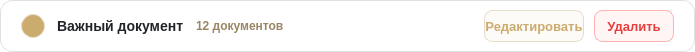
<?xml version="1.0" encoding="UTF-8"?>
<ui version="4.0">
 <class>TagCard</class>
 <widget class="QFrame" name="TagCard">
  <property name="geometry">
   <rect>
    <x>0</x>
    <y>0</y>
    <width>695</width>
    <height>52</height>
   </rect>
  </property>
  <property name="minimumSize">
   <size>
    <width>180</width>
    <height>52</height>
   </size>
  </property>
  <property name="maximumSize">
   <size>
    <width>16777215</width>
    <height>60</height>
   </size>
  </property>
  <property name="styleSheet">
   <string notr="true">
    QFrame#TagCard {
        background-color: white;
        border: 1px solid #DEE2E6;
        border-radius: 12px;
    }
    QFrame#TagCard:hover {
        border: 1px solid #CCAB6E;
        background-color: #FDFBF7;
    }
   </string>
  </property>
  <layout class="QHBoxLayout" name="horizontalLayout">
   <property name="spacing">
    <number>12</number>
   </property>
   <property name="leftMargin">
    <number>20</number>
   </property>
   <property name="topMargin">
    <number>8</number>
   </property>
   <property name="rightMargin">
    <number>20</number>
   </property>
   <property name="bottomMargin">
    <number>8</number>
   </property>
   <item>
    <widget class="QPushButton" name="colorButton">
     <property name="minimumSize">
      <size>
       <width>24</width>
       <height>24</height>
      </size>
     </property>
     <property name="maximumSize">
      <size>
       <width>24</width>
       <height>24</height>
      </size>
     </property>
     <property name="cursor">
      <cursorShape>PointingHandCursor</cursorShape>
     </property>
     <property name="styleSheet">
      <string notr="true">
        QPushButton {
            background-color: #CCAB6E;
            border-radius: 12px;
            border: 1px solid #E8DCC8;
        }
        QPushButton:hover {
            border: 1px solid #CCAB6E;
        }
      </string>
     </property>
     <property name="text">
      <string/>
     </property>
     <property name="fixedSize" stdset="0">
      <size>
       <width>20</width>
       <height>20</height>
      </size>
     </property>
    </widget>
   </item>
   <item>
    <widget class="QLabel" name="nameLabel">
     <property name="styleSheet">
      <string notr="true">border: none; font-size: 14px; font-weight: 600; color: #212529; background-color: transparent;</string>
     </property>
     <property name="text">
      <string>Важный документ</string>
     </property>
    </widget>
   </item>
   <item>
    <widget class="QLabel" name="countLabel">
     <property name="styleSheet">
      <string notr="true">border: none; font-size: 12px; font-weight: 500; color: #998664; background-color: transparent;</string>
     </property>
     <property name="text">
      <string>12 документов</string>
     </property>
    </widget>
   </item>
   <item>
    <spacer name="horizontalSpacer">
     <property name="orientation">
      <enum>Qt::Orientation::Horizontal</enum>
     </property>
     <property name="sizeHint" stdset="0">
      <size>
       <width>40</width>
       <height>20</height>
      </size>
     </property>
    </spacer>
   </item>
   <item>
    <layout class="QHBoxLayout" name="buttonsLayout">
     <property name="spacing">
      <number>10</number>
     </property>
     <item>
      <widget class="QPushButton" name="editBtn">
       <property name="minimumSize">
        <size>
         <width>100</width>
         <height>32</height>
        </size>
       </property>
       <property name="maximumSize">
        <size>
         <width>100</width>
         <height>32</height>
        </size>
       </property>
       <property name="cursor">
        <cursorShape>PointingHandCursor</cursorShape>
       </property>
       <property name="styleSheet">
        <string notr="true">
         QPushButton {
             background-color: #FDFBF7;
             color: #CCAB6E;
             border: 1px solid #E8DCC8;
             border-radius: 8px;
             font-size: 13px;
             font-weight: 500;
         }
         QPushButton:hover {
             background-color: #CCAB6E;
             color: white;
         }
         QPushButton:pressed {
             background-color: #7A6A50;
         }
        </string>
       </property>
       <property name="text">
        <string>Редактировать</string>
       </property>
      </widget>
     </item>
     <item>
      <widget class="QPushButton" name="deleteBtn">
       <property name="minimumSize">
        <size>
         <width>80</width>
         <height>32</height>
        </size>
       </property>
       <property name="maximumSize">
        <size>
         <width>80</width>
         <height>32</height>
        </size>
       </property>
       <property name="cursor">
        <cursorShape>PointingHandCursor</cursorShape>
       </property>
       <property name="styleSheet">
        <string notr="true">
         QPushButton {
             background-color: #FFF5F5;
             color: #E53E3E;
             border: 1px solid #FEB2B2;
             border-radius: 8px;
             font-size: 13px;
             font-weight: 500;
         }
         QPushButton:hover {
             background-color: #E53E3E;
             color: white;
         }
         QPushButton:pressed {
             background-color: #C53030;
         }
        </string>
       </property>
       <property name="text">
        <string>Удалить</string>
       </property>
      </widget>
     </item>
    </layout>
   </item>
  </layout>
 </widget>
 <resources/>
 <connections/>
</ui>
